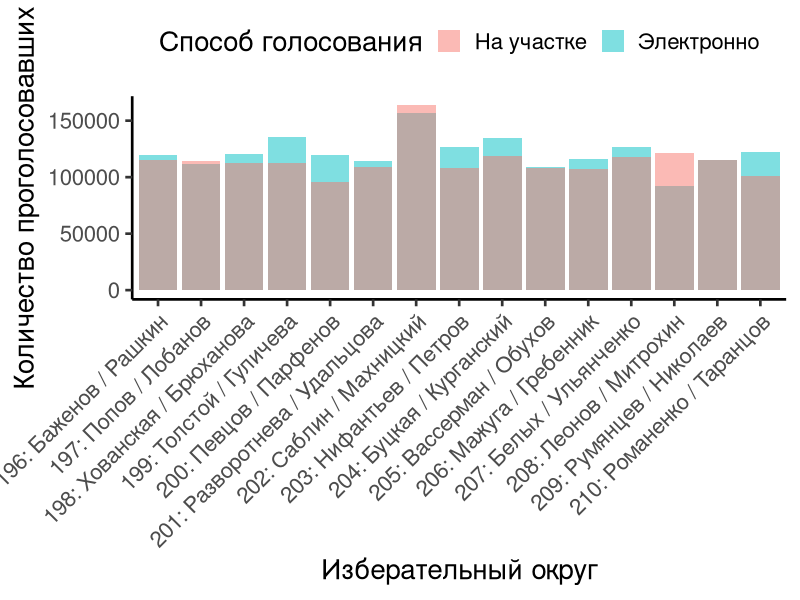
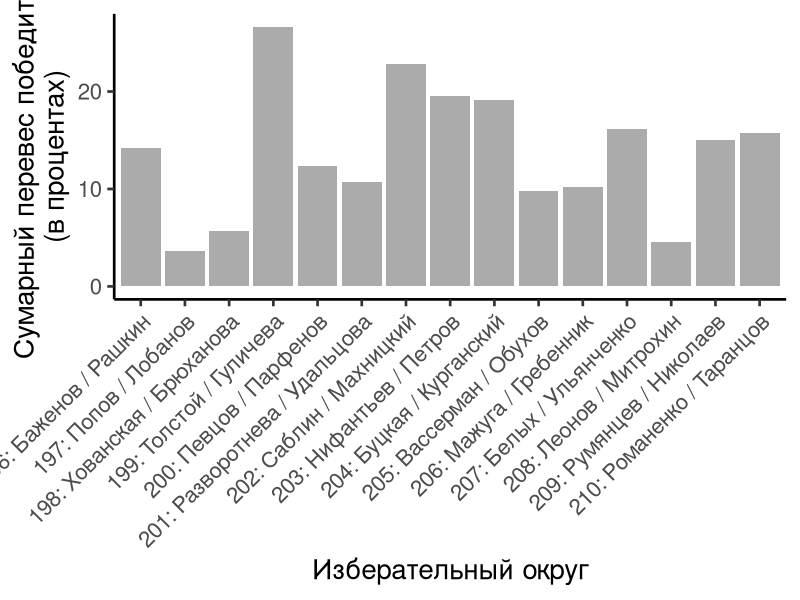
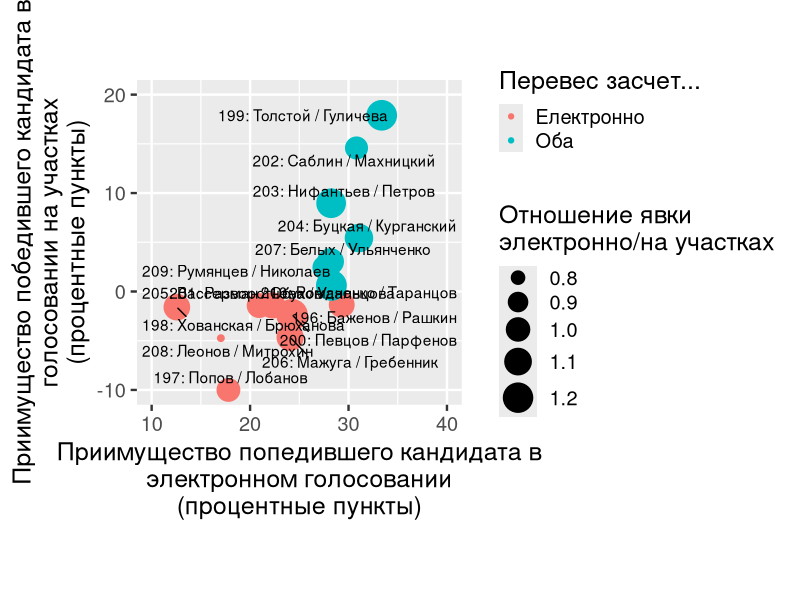
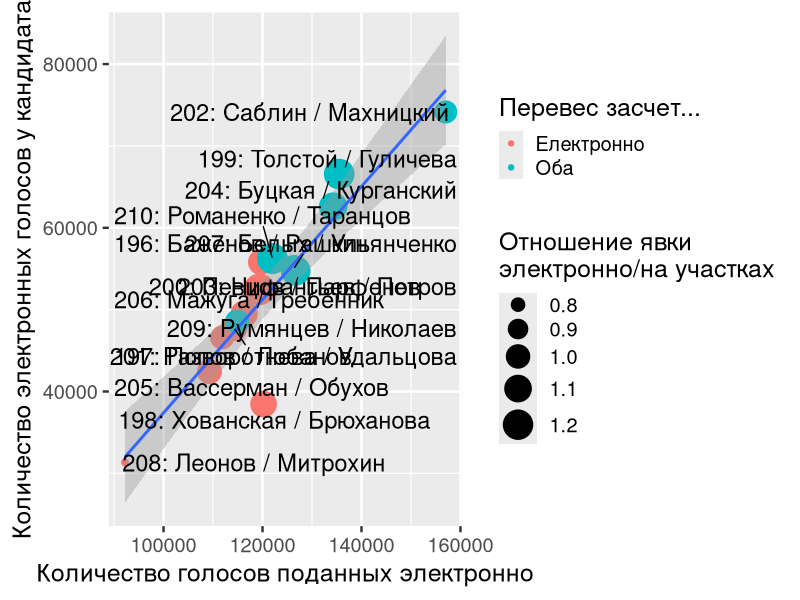
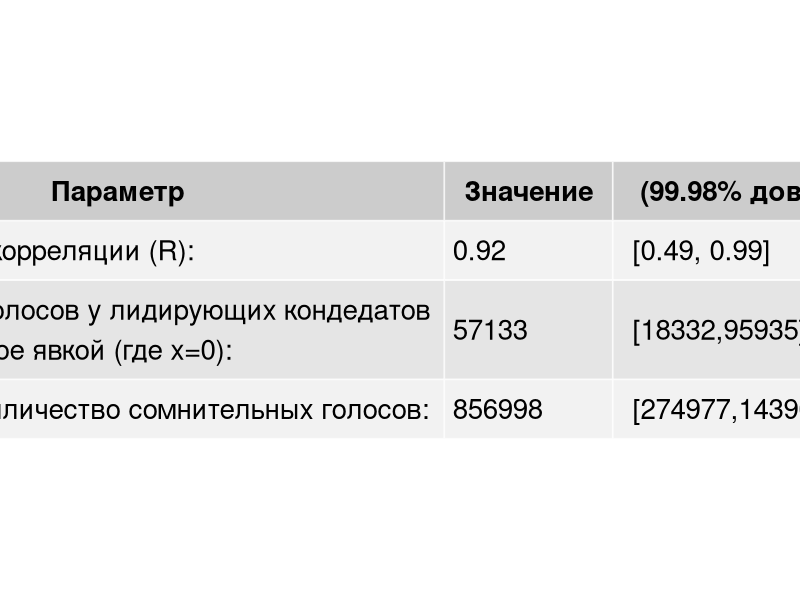
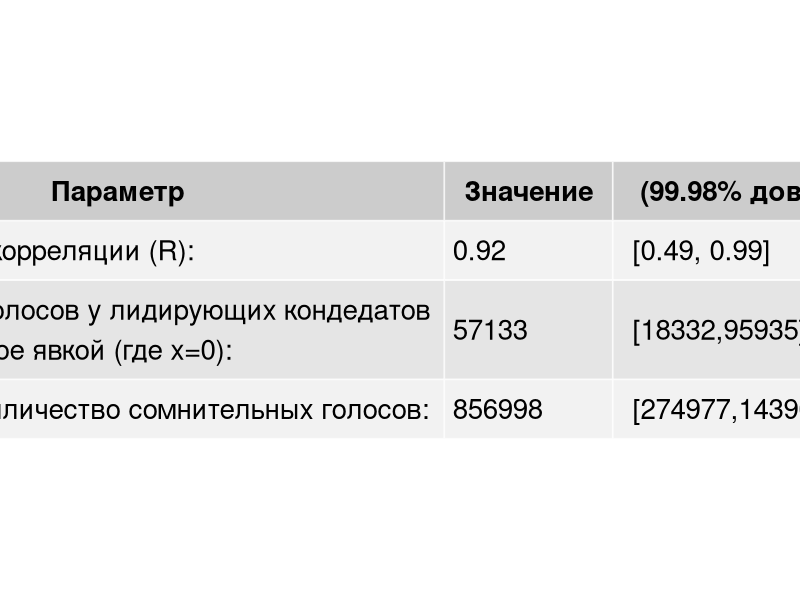

Source code (R) for these figures, in order:
## ---- chunk 1
suppressMessages(library(readr))
suppressMessages(library(ggplot2))
suppressMessages(library(reshape2))
suppressMessages(library(dplyr))
suppressMessages(library(tidyr))
suppressMessages(library(gridExtra))
options(dplyr.summarise.inform = FALSE)
## ---- chunk 2
setwd("/mnt/e/Workspace/RussiaElections2021")
elections_df = readr::read_tsv("data/elections_meduza_final.tsv")
elections_fdf = elections_df %>%
  dplyr::mutate(elections_candidate_short=gsub("([^ ]+).*", "\\1", elections_candidate)) %>%
  dplyr::group_by(elections_aik) %>%
  dplyr::arrange(dplyr::desc(elections_total_percent)) %>%
  dplyr::mutate(elections_aik_total_count=sum(elections_electronic_count) + sum(elections_inperson_count)) %>%
  dplyr::mutate(elections_aik_electronic_count=sum(elections_electronic_count)) %>%
  dplyr::mutate(elections_aik_inperson_count=sum(elections_inperson_count)) %>%
  dplyr::slice(1:2) %>%
  dplyr::mutate(elections_aik_subtotal_count=sum(elections_electronic_count) + sum(elections_inperson_count)) %>%
  dplyr::group_by(elections_aik, elections_aik_total_count, elections_aik_subtotal_count, elections_aik_electronic_count, elections_aik_inperson_count) %>%
  dplyr::summarize(
    elections_aik_desc=paste0(elections_aik[1], ": ", elections_candidate_short[1], " / ", elections_candidate_short[2]),
    elections_electronic_prcdiff=elections_electronic_percent[1]-elections_electronic_percent[2],
    elections_inperson_prcdiff=elections_inperson_percent[1]-elections_inperson_percent[2],
    elections_total_count1=elections_total_count[1],
    elections_total_count2=elections_total_count[2],
    elections_electronic_percent1=elections_electronic_percent[1],
    elections_electronic_percent2=elections_electronic_percent[2],
    elections_electronic_count1=elections_electronic_count[1],
    elections_electronic_count2=elections_electronic_count[2],
    elections_inperson_percent1=elections_inperson_percent[1],
    elections_inperson_percent2=elections_inperson_percent[2],
    elections_inperson_count1=elections_inperson_count[1],
    elections_inperson_count2=elections_inperson_count[2],
    elections_electronic_diff=elections_electronic_count[1]-elections_electronic_count[2],
    elections_inperson_diff=elections_inperson_count[1]-elections_inperson_count[2],
    elections_total_diff=elections_total_count[1]-elections_total_count[2],
  ) %>%
  dplyr::mutate(elections_decided_by=dplyr::case_when(
    elections_inperson_diff>=0 & elections_electronic_diff>=0 ~ "Оба",
    elections_inperson_diff>=0 & elections_electronic_diff<=0 ~ "На участках",
    elections_electronic_diff>=0 & elections_inperson_diff<=0 ~ "Електронно",
    T<=0 ~ "What?",
  ))
## ---- chunk 3
ggplot(elections_fdf %>% reshape2::melt(id.vars=c("elections_aik", "elections_aik_desc"), measure.vars=c("elections_aik_electronic_count", "elections_aik_inperson_count")) %>% dplyr::mutate(variable=ifelse(grepl("inperson", variable), "На участке", "Электронно"))) +
  geom_bar(aes(x=elections_aik_desc, y=value, fill=variable), stat="identity", alpha=0.5, position=position_nudge()) +
  labs(x="Изберательный округ", y="Количество проголосовавших", fill="Способ голосования") +
  theme_classic(base_size=20)+
  theme(axis.text.x = element_text(angle = 45, hjust=1), legend.position="top")
## ---- chunk 4
ggplot(elections_fdf) +
  geom_bar(aes(x=elections_aik_desc, y=100*elections_total_diff/elections_aik_total_count), stat="identity", alpha=0.5, position=position_nudge()) +
  labs(x="Изберательный округ", y="Сумарный перевес победителя\n(в процентах)", fill="Способ голосования") +
  theme_classic(base_size=20)+
  theme(axis.text.x = element_text(angle = 45, hjust=1), legend.position="top")
## ---- chunk 5
ggplot(elections_fdf, aes(x=elections_electronic_prcdiff, y=elections_inperson_prcdiff)) +
  geom_point(aes(color=elections_decided_by, size=elections_aik_electronic_count/elections_aik_inperson_count)) +
  ggrepel::geom_text_repel(aes(label=elections_aik_desc)) +
  scale_size_continuous(range=c(2, 10)) +
  labs(x="Приимущество попедившего кандидата в\nэлектронном голосовании\n(процентные пункты)", y="Приимущество победившего кандидата в\nголосовании на участках\n(процентные пункты)", color="Перевес засчет...", size="Отношение явки\nэлектронно/на участках") +
  coord_fixed(xlim=c(10, 40), ylim=c(-10, 20)) +
  theme_gray(base_size=18)
## ---- chunk 6
ggplot(elections_fdf, aes(x=elections_aik_electronic_count, y=elections_electronic_count1)) +
  geom_point(aes(color=elections_decided_by, size=elections_aik_electronic_count/elections_aik_inperson_count)) +
  geom_smooth(method="lm") +
  ggrepel::geom_text_repel(aes(label=elections_aik_desc), size=6) +
  scale_size_continuous(range=c(2, 10)) +
  labs(x="Количество голосов поданных электронно", y="Количество электронных голосов у кандидата", size="Отношение явки\nэлектронно/на участках", color="Перевес засчет...") +
  theme_gray(base_size=18)
## ---- chunk 7
elections_model = lm(elections_aik_electronic_count ~ elections_electronic_count1, data=elections_fdf)
intercept_mean = elections_model$coefficients["(Intercept)"]
intercept_ci = confint(elections_model, "(Intercept)", level=0.9998)
R_ci = confint(elections_model, "R", level=0.9998)
R_test = cor.test(elections_fdf$elections_aik_electronic_count, elections_fdf$elections_electronic_count1, method="pearson", conf.level=0.9998)

report_df = data.frame(name="Коэфициент корреляции (R):", value=round(R_test$estimate, 2), confidence_interval=paste0("[", round(R_test$conf.int[1], 2), ", ", round(R_test$conf.int[2], 2), "]"))
report_df = rbind(report_df, data.frame(name="Количество голосов у лидирующих кондедатов\nнеобъясняемое явкой (где x=0): ",  value=as.character(round(intercept_mean)),  confidence_interval=paste0("[", round(intercept_ci[1]), ",", round(intercept_ci[2]), "]")))
report_df = rbind(report_df, data.frame(name="Сумарное колличество сомнительных голосов: ",  value=as.character(round(intercept_mean*nrow(elections_fdf))), confidence_interval=paste0("[", round(intercept_ci[1]*nrow(elections_fdf)), ",", round(intercept_ci[2]*nrow(elections_fdf)), "]")))
rownames(report_df) = NULL
colnames(report_df) = c("Параметр", "Значение", " (99.98% довер. интервал)")
p = gridExtra::grid.arrange(gridExtra::tableGrob(report_df, theme=gridExtra::ttheme_default(base_size=20, padding=unit(c(10, 10), "mm"), core=list(fg_params=list(hjust=0, x=0.05))), rows=NULL), nrow=1)
grid::grid.newpage()
grid::grid.draw(p)
